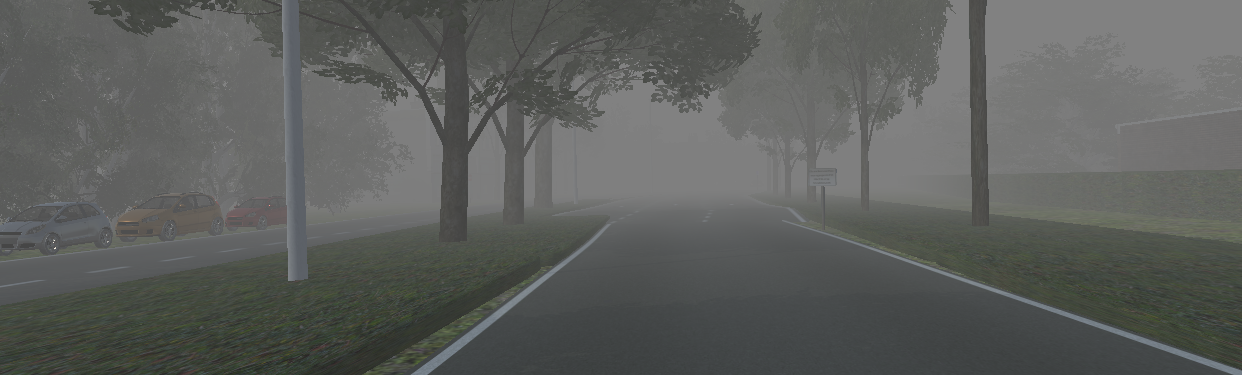
#> input picture modulefirstnoisereduction/testimages/salttest.jpg, 1242 x 375 px
$ python main.py
#> lines starting #> are read from the running program, lines starting #| are printed output that depends on the picture; after the words box and inside, x2 and y2 are one past the last pixel; in counts of white or black regions, pixels touching at a corner belong together
### modulefirstnoisereduction/divide.py
import numpy as np
from part import Part
import cv2


def divide_x(t, part_count):
    for i in range(t.shape[0],0, -1):
        if i % (part_count - 1) == 0:
            end_point = i
            break

    part_size = int(end_point / (part_count - 1))

    x_ = []
    for x in range((end_point//part_size)):
        x_.append([x*part_size, (x+1)*part_size-1])

    x_.append([end_point, t.shape[0]])

    image_parts = []
    for x in x_:
        part = Part(t[x[0]:x[1],], x)
        image_parts.append(part)

    return np.array(image_parts)


# [20 lines left out: function main, not called in this run]


# [2 lines that do not run on import are left out]

### modulefirstnoisereduction/part.py
import numpy as np

class Part:
    def __init__(self, img, index_in_orj_image):
        self.img = img
        self.index = index_in_orj_image

    def shape(self):
        return np.shape(self.img)

### modulefirstnoisereduction/medianfilter_improved.py
import numpy as np
import sys
from part import Part

def median_filter_improved(part, mask_size, copy_border=1):
    img = part.img
    row, column = img.shape
    final_image = np.zeros((row, column), dtype=np.uint8)

    # handle borders
    margin_size = int((mask_size - 1) / 2)                                          # assuming square mask

    #   1) zero border
    new_img = np.zeros((row + 2*margin_size, column + 2*margin_size), dtype=np.uint8)
    new_img[margin_size : -margin_size, margin_size : -margin_size] = img

    if copy_border:
        #   2) copy border
        #       First left and right columns, then upper and lower rows.

        #       a) left column
        for left_column in range(margin_size):
            column2copy = img[:,0]
            new_img[margin_size:-margin_size,left_column] = column2copy

        #       b) left column
        for right_column in range(-1,-margin_size-1,-1):
            column2copy = img[:,-1]
            new_img[margin_size:-margin_size,right_column] = column2copy #BU İKİSİ TEK FOR'A İNER DÜŞÜNMEK LAZIM

        #       c) upper row
        for upper_row in range(margin_size):
            row2copy = new_img[margin_size,:]
            new_img[upper_row,:] = row2copy

        #       d) lower row
        for lower_row in range(-1,-margin_size-1,-1):
            row2copy = new_img[-margin_size-1,:]
            new_img[lower_row,:] = row2copy


    # now, we can start median filtering

    for i in range(row):
        for j in range(column):
            scope = new_img[i:i + mask_size, j: j + mask_size].flatten()
            scope.sort()
            final_image[i][j] = scope[(mask_size**2)//2] # median


        progress = i * j / (row * column) * 100
        sys.stdout.write("\r{0:.2f} %".format(progress))
        sys.stdout.flush()


    return Part(final_image, part.index)


### modulefirstnoisereduction/merger.py
import numpy as np

from part import Part

def sort_parts(image_parts):
    part_dict = {}
    i = 0
    for part in image_parts:
        part_dict[i] = (part.img, part.index)
        i += 1

    sorted_dict = {k: v for k, v in sorted(part_dict.items(), key=lambda item: item[1][1][1])}

    sorted_parts = []
    for dict_key in sorted_dict:
        new_part = Part(sorted_dict[dict_key][0],sorted_dict[dict_key][1])
        sorted_parts.append(new_part)

    return sorted_parts


def merge_parts(image_parts):
    parts = sort_parts(image_parts)

    new = parts[0].img
    for part in parts[1:]:
        new = np.vstack((new, part.img))

    return new

### modulefirstnoisereduction/main.py
from medianfilter import median_filter
from medianfilter_improved import median_filter_improved
from divide import divide_x
from merger import merge_parts
import os
import cv2
import concurrent.futures

def main():
    part_number = os.cpu_count() + 1
    img = cv2.imread('testimages/salttest.jpg', cv2.IMREAD_GRAYSCALE)
#> img: shape (375, 1242); min 38, max 245, mean 93.4

    parts = divide_x(img, part_number)
#> the loop in divide_x, `for x in x_:` made 3 passes
#> pass 2, in __init__ (call 2), `self.img = img`:
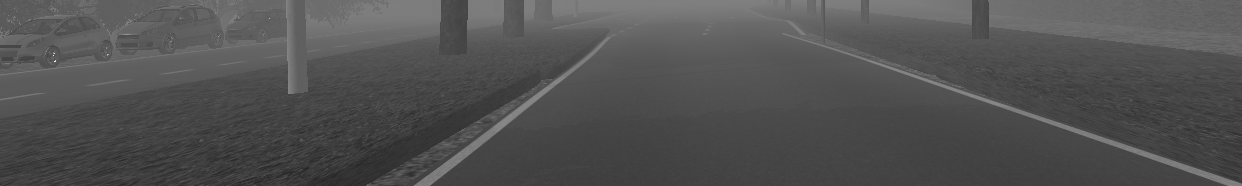
#> self.img: shape (186, 1242); min 38, max 245, mean 81.6
#> after the loop in divide_x, `for x in x_:`: image_parts = 3 items
    new_parts = []

    with concurrent.futures.ProcessPoolExecutor() as executor:
        results = [executor.submit(median_filter_improved, part, 3, copy_border=1) for part in parts]
#> after the loop in median_filter_improved, `for left_column in range(margin_size):`: new_img: shape (188, 1244); min 0, max 133, mean 104.2
#> after the loop in median_filter_improved, `for right_column in range(-1,-margin_size-1,-1):`: new_img: shape (188, 1244); min 0, max 133, mean 104.3
#> after the loop in median_filter_improved, `for upper_row in range(margin_size):`:
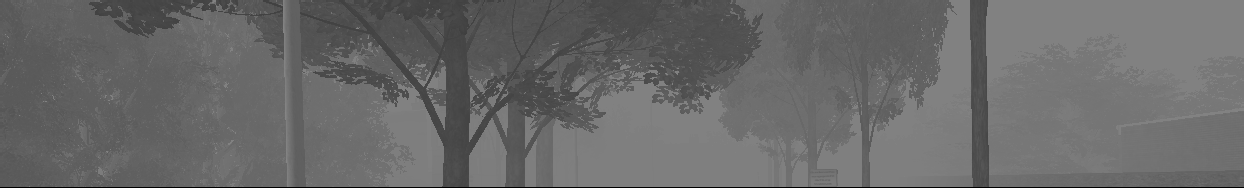
#> new_img: shape (188, 1244); min 0, max 133, mean 104.8
#> after the loop in median_filter_improved, `for lower_row in range(-1,-margin_size-1,-1):`:
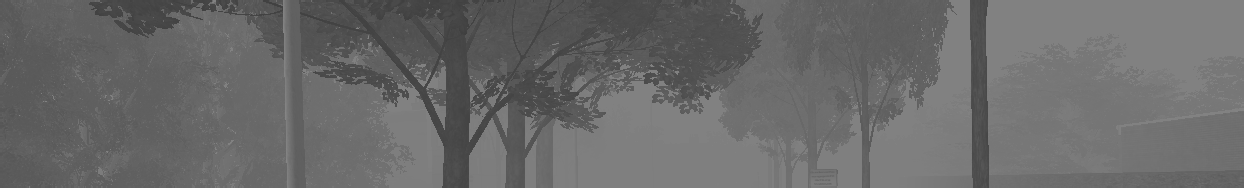
#> new_img: shape (188, 1244); 0.53% of pixels changed, all inside (x1, y1, x2, y2) = (0, 187, 1244, 188)
#> call 2 of median_filter_improved, with mask_size = 3, copy_border = 1
#> after the loop in median_filter_improved (call 2), `for left_column in range(margin_size):`:
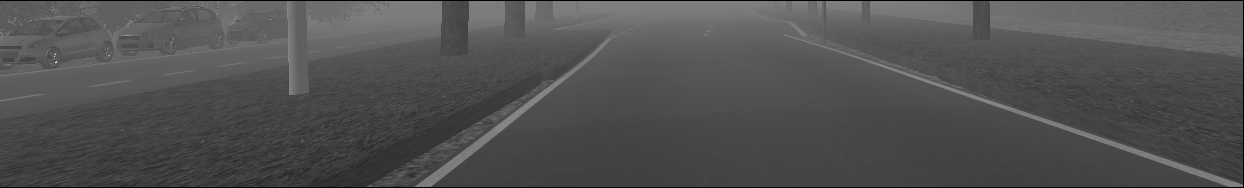
#> new_img: shape (188, 1244); min 0, max 245, mean 80.7
#> after the loop in median_filter_improved (call 2), `for right_column in range(-1,-margin_size-1,-1):`:
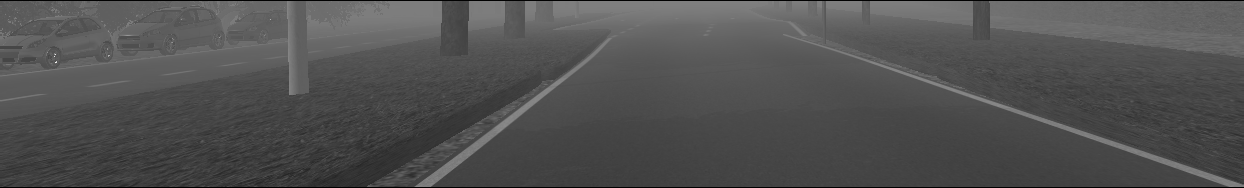
#> new_img: shape (188, 1244); 0.08% of pixels changed, all inside (x1, y1, x2, y2) = (1243, 1, 1244, 187)
#> after the loop in median_filter_improved (call 2), `for upper_row in range(margin_size):`:
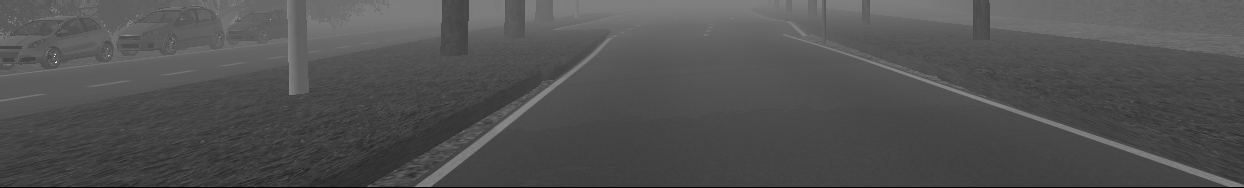
#> new_img: shape (188, 1244); 0.53% of pixels changed, all inside (x1, y1, x2, y2) = (0, 0, 1244, 1)
#> after the loop in median_filter_improved (call 2), `for lower_row in range(-1,-margin_size-1,-1):`:
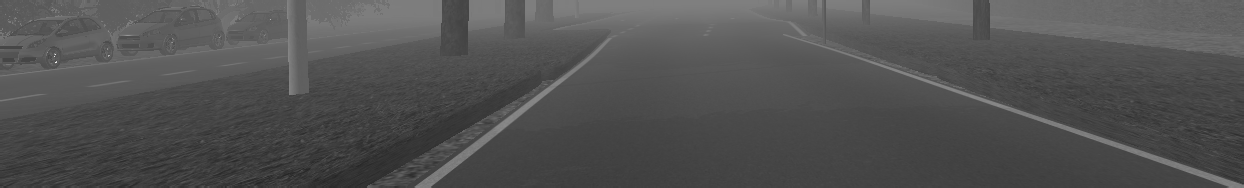
#> new_img: shape (188, 1244); 0.53% of pixels changed, all inside (x1, y1, x2, y2) = (0, 187, 1244, 188)
#> the loop in median_filter_improved (call 2), `for i in range(row):` made 186 passes
#| 0.00 %
#| 0.54 %
#| 1.07 %
#| 1.61 %
#| 2.15 %
#| 2.69 %
#| 3.22 %
#| 3.76 %
#> (further printed lines are left out)
#> results = 3 items

        for f in concurrent.futures.as_completed(results):
            new_parts.append(f.result())
#> this loop made 3 passes
#> after the loop, new_parts = 3 items


    whole = merge_parts(new_parts)
#> the loop in sort_parts, `for part in image_parts:` made 3 passes
#> after the loop in sort_parts, `for part in image_parts:`: i = 3; part_dict = 3 items
#> the loop in sort_parts, `for dict_key in sorted_dict:` made 3 passes
#> dict_key on passes 1 to 3: 2, 0, 1
#> the loop in merge_parts, `for part in parts[1:]:` made 2 passes

    cv2.imshow("whole", whole)
    cv2.waitKey(0)
    cv2.destroyAllWindows()


if __name__ == "__main__":
    main()
